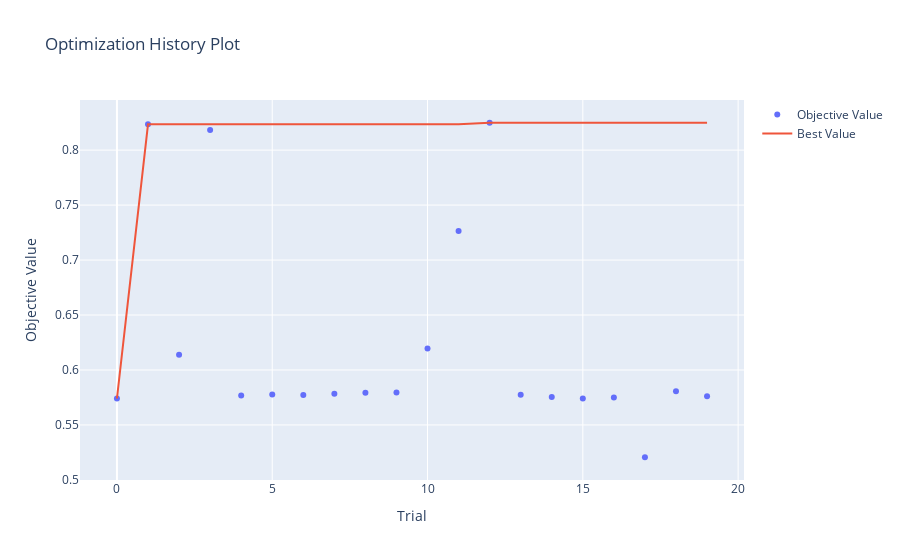
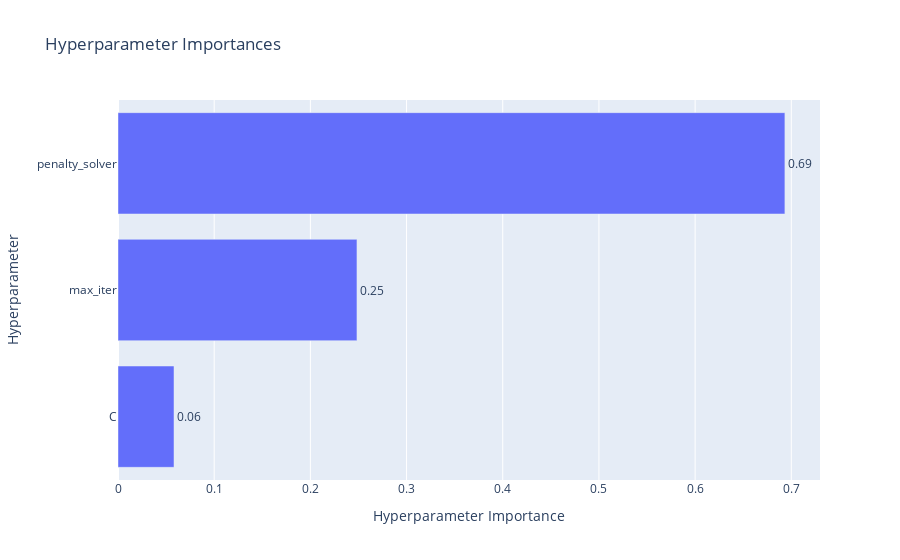
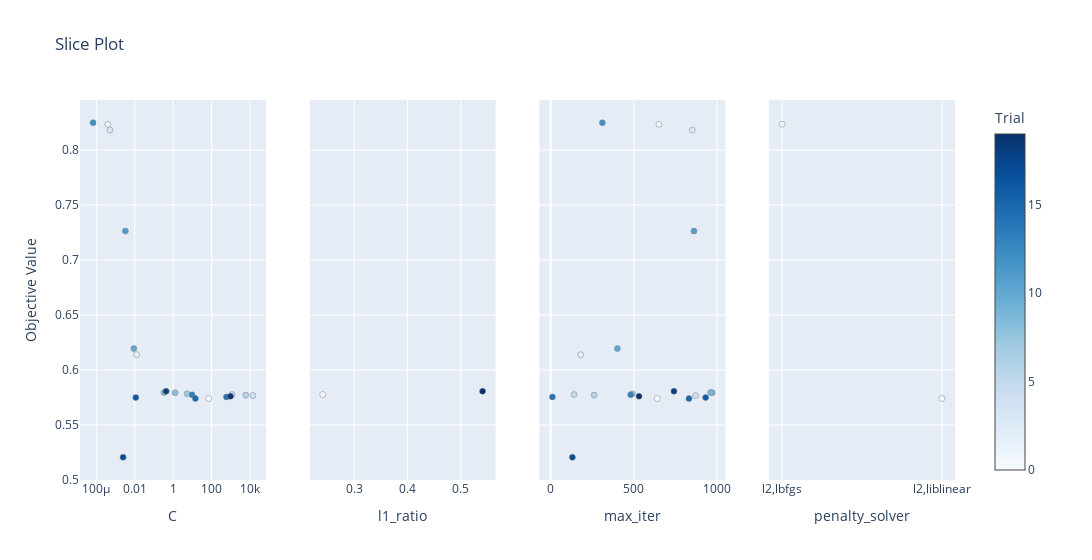

Notebook cell for these charts, in order:
### Code cell
optuna.visualization.plot_optimization_history(lr_model_study).show()
optuna.visualization.plot_param_importances(lr_model_study).show()
optuna.visualization.plot_slice(lr_model_study).show()

### Figure 1 — Plotly figure (JSON) as saved in the notebook; plotly's stock layout.template omitted (floating-point values rounded to 4 significant figures)
{"data": [{"mode": "markers", "name": "Objective Value", "type": "scatter", "x": [0, 1, 2, 3, 4, 5, 6, 7, 8, 9, 10, 11, 12, 13, 14, 15, 16, 17, 18, 19], "y": [0.5741, 0.8235, 0.6139, 0.8182, 0.5767, 0.5777, 0.5771, 0.5784, 0.5794, 0.5795, 0.6195, 0.7264, 0.8249, 0.5774, 0.5755, 0.574, 0.5749, 0.5206, 0.5807, 0.576]}, {"mode": "lines", "name": "Best Value", "type": "scatter", "x": [0, 1, 2, 3, 4, 5, 6, 7, 8, 9, 10, 11, 12, 13, 14, 15, 16, 17, 18, 19], "y": [0.5741, 0.8235, 0.8235, 0.8235, 0.8235, 0.8235, 0.8235, 0.8235, 0.8235, 0.8235, 0.8235, 0.8235, 0.8249, 0.8249, 0.8249, 0.8249, 0.8249, 0.8249, 0.8249, 0.8249]}, {"marker": {"color": "#cccccc"}, "mode": "markers", "name": "Infeasible Trial", "showlegend": false, "type": "scatter", "x": [], "y": []}], "layout": {"title": {"text": "Optimization History Plot"}, "xaxis": {"title": {"text": "Trial"}}, "yaxis": {"title": {"text": "Objective Value"}}}}

### Figure 2 — Plotly figure (JSON) as saved in the notebook; plotly's stock layout.template omitted (floating-point values rounded to 4 significant figures)
{"data": [{"cliponaxis": false, "hovertemplate": ["C (FloatDistribution): 0.05822239289138746<extra></extra>", "max_iter (IntDistribution): 0.2484314654415915<extra></extra>", "penalty_solver (CategoricalDistribution): 0.6933461416670211<extra></extra>"], "name": "Objective Value", "orientation": "h", "text": ["0.06", "0.25", "0.69"], "textposition": "outside", "type": "bar", "x": [0.05822, 0.2484, 0.6933], "y": ["C", "max_iter", "penalty_solver"]}], "layout": {"title": {"text": "Hyperparameter Importances"}, "xaxis": {"title": {"text": "Hyperparameter Importance"}}, "yaxis": {"title": {"text": "Hyperparameter"}}}}

### Figure 3 — Plotly figure (JSON) as saved in the notebook; plotly's stock layout.template omitted (floating-point values rounded to 4 significant figures)
{"data": [{"marker": {"color": [0, 1, 2, 3, 4, 5, 6, 7, 8, 9, 10, 11, 12, 13, 14, 15, 16, 17, 18, 19], "colorbar": {"title": {"text": "Trial"}, "x": 1, "xpad": 40}, "colorscale": [[0, "rgb(247,251,255)"], [0.125, "rgb(222,235,247)"], [0.25, "rgb(198,219,239)"], [0.375, "rgb(158,202,225)"], [0.5, "rgb(107,174,214)"], [0.625, "rgb(66,146,198)"], [0.75, "rgb(33,113,181)"], [0.875, "rgb(8,81,156)"], [1, "rgb(8,48,107)"]], "line": {"color": "Grey", "width": 0.5}, "showscale": true}, "mode": "markers", "name": "Feasible Trial", "showlegend": false, "type": "scatter", "x": [69.66, 0.0003916, 0.01267, 0.0005116, 14030.0, 1146.0, 5994.0, 5.295, 1.266, 0.3333, 0.008945, 0.003252, 6.742e-05, 9.633, 589.5, 14.3, 0.01131, 0.002469, 0.4296, 962.8], "xaxis": "x", "y": [0.5741, 0.8235, 0.6139, 0.8182, 0.5767, 0.5777, 0.5771, 0.5784, 0.5794, 0.5795, 0.6195, 0.7264, 0.8249, 0.5774, 0.5755, 0.574, 0.5749, 0.5206, 0.5807, 0.576], "yaxis": "y"}, {"marker": {"color": [5, 18], "colorbar": {"title": {"text": "Trial"}, "x": 1, "xpad": 40}, "colorscale": [[0, "rgb(247,251,255)"], [0.125, "rgb(222,235,247)"], [0.25, "rgb(198,219,239)"], [0.375, "rgb(158,202,225)"], [0.5, "rgb(107,174,214)"], [0.625, "rgb(66,146,198)"], [0.75, "rgb(33,113,181)"], [0.875, "rgb(8,81,156)"], [1, "rgb(8,48,107)"]], "line": {"color": "Grey", "width": 0.5}, "showscale": false}, "mode": "markers", "name": "Feasible Trial", "showlegend": false, "type": "scatter", "x": [0.2409, 0.5405], "xaxis": "x2", "y": [0.5777, 0.5807], "yaxis": "y2"}, {"marker": {"color": [0, 1, 2, 3, 4, 5, 6, 7, 8, 9, 10, 11, 12, 13, 14, 15, 16, 17, 18, 19], "colorbar": {"title": {"text": "Trial"}, "x": 1, "xpad": 40}, "colorscale": [[0, "rgb(247,251,255)"], [0.125, "rgb(222,235,247)"], [0.25, "rgb(198,219,239)"], [0.375, "rgb(158,202,225)"], [0.5, "rgb(107,174,214)"], [0.625, "rgb(66,146,198)"], [0.75, "rgb(33,113,181)"], [0.875, "rgb(8,81,156)"], [1, "rgb(8,48,107)"]], "line": {"color": "Grey", "width": 0.5}, "showscale": false}, "mode": "markers", "name": "Feasible Trial", "showlegend": false, "type": "scatter", "x": [641, 651, 181, 851, 871, 141, 261, 491, 971, 961, 401, 861, 311, 481, 11, 831, 931, 131, 741, 531], "xaxis": "x3", "y": [0.5741, 0.8235, 0.6139, 0.8182, 0.5767, 0.5777, 0.5771, 0.5784, 0.5794, 0.5795, 0.6195, 0.7264, 0.8249, 0.5774, 0.5755, 0.574, 0.5749, 0.5206, 0.5807, 0.576], "yaxis": "y3"}, {"marker": {"color": [0, 1, 2, 3, 4, 5, 6, 7, 8, 9, 10, 11, 12, 13, 14, 15, 16, 17, 18, 19], "colorbar": {"title": {"text": "Trial"}, "x": 1, "xpad": 40}, "colorscale": [[0, "rgb(247,251,255)"], [0.125, "rgb(222,235,247)"], [0.25, "rgb(198,219,239)"], [0.375, "rgb(158,202,225)"], [0.5, "rgb(107,174,214)"], [0.625, "rgb(66,146,198)"], [0.75, "rgb(33,113,181)"], [0.875, "rgb(8,81,156)"], [1, "rgb(8,48,107)"]], "line": {"color": "Grey", "width": 0.5}, "showscale": false}, "mode": "markers", "name": "Feasible Trial", "showlegend": false, "type": "scatter", "x": [["l2", "liblinear"], ["l2", "lbfgs"], ["l2", "lbfgs"], ["l2", "lbfgs"], ["l2", "liblinear"], ["elasticnet", "saga"], ["l2", "newton-cg"], ["l2", "sag"], ["l1", "saga"], ["l2", "saga"], ["l2", "saga"], ["l2", "sag"], ["l2", "newton-cg"], ["l1", "saga"], ["l2", "lbfgs"], ["l2", "lbfgs"], ["l2", "liblinear"], ["l1", "liblinear"], ["elasticnet", "saga"], ["l2", "liblinear"]], "xaxis": "x4", "y": [0.5741, 0.8235, 0.6139, 0.8182, 0.5767, 0.5777, 0.5771, 0.5784, 0.5794, 0.5795, 0.6195, 0.7264, 0.8249, 0.5774, 0.5755, 0.574, 0.5749, 0.5206, 0.5807, 0.576], "yaxis": "y4"}], "layout": {"title": {"text": "Slice Plot"}, "width": 1200, "xaxis": {"anchor": "y", "domain": [0, 0.2125], "title": {"text": "C"}, "type": "log"}, "xaxis2": {"anchor": "y2", "domain": [0.2625, 0.475], "title": {"text": "l1_ratio"}}, "xaxis3": {"anchor": "y3", "domain": [0.525, 0.7375], "title": {"text": "max_iter"}}, "xaxis4": {"anchor": "y4", "categoryarray": [["l1", "liblinear"], ["l1", "saga"], ["l2", "lbfgs"], ["l2", "liblinear"], ["l2", "newton-cg"], ["l2", "sag"], ["l2", "saga"], ["elasticnet", "saga"]], "categoryorder": "array", "domain": [0.7875, 1], "title": {"text": "penalty_solver"}, "type": "category"}, "yaxis": {"anchor": "x", "domain": [0, 1], "title": {"text": "Objective Value"}}, "yaxis2": {"anchor": "x2", "domain": [0, 1], "matches": "y", "showticklabels": false}, "yaxis3": {"anchor": "x3", "domain": [0, 1], "matches": "y", "showticklabels": false}, "yaxis4": {"anchor": "x4", "domain": [0, 1], "matches": "y", "showticklabels": false}}}
